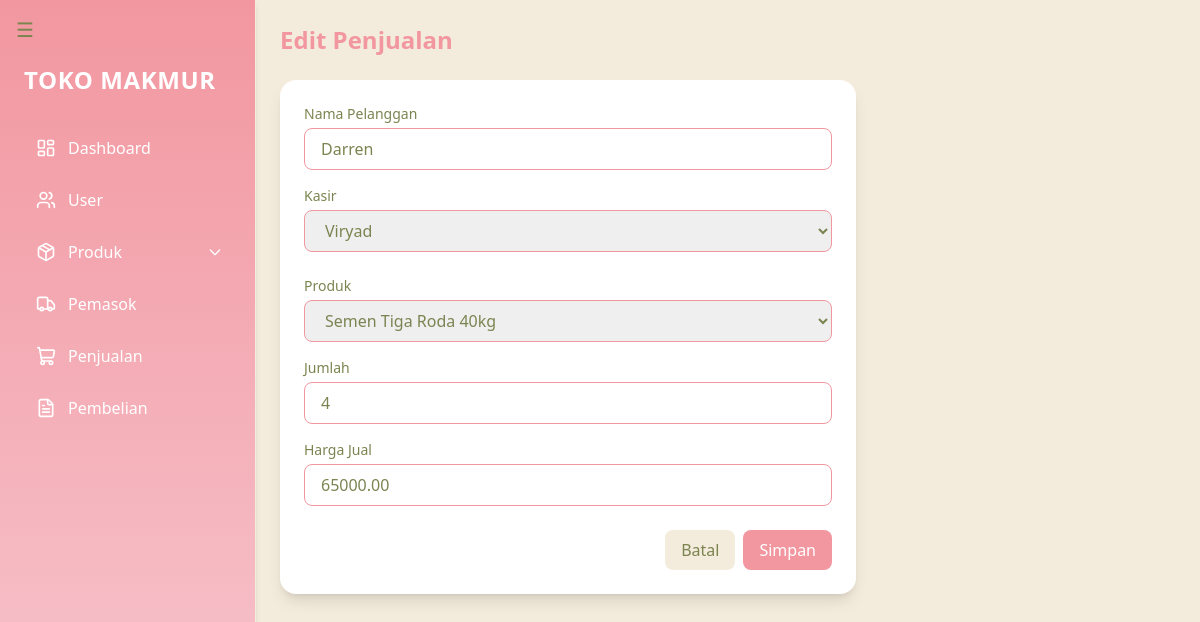
Screenshot of /penjualan/edit/38/ with the database file from the repository.
### produk/models.py (models this page shows, shortened)
class Penjualan(models.Model):
    tanggal = models.DateField(auto_now_add=True, verbose_name=_("Tanggal"))
    pelanggan = models.CharField(max_length=100, verbose_name=_("Nama Pelanggan"))
    total = models.DecimalField(max_digits=12, decimal_places=2, verbose_name=_("Total"))
    kasir = models.ForeignKey(User, on_delete=models.SET_NULL, null=True, verbose_name=_("Kasir"))
    class Meta:
        verbose_name = _("Penjualan")
        verbose_name_plural = _("Penjualan")

class DetailPenjualan(models.Model):
    penjualan = models.ForeignKey(Penjualan, on_delete=models.CASCADE, related_name="detail_penjualan", verbose_name=_("Penjualan"))
    produk = models.ForeignKey(Produk, on_delete=models.CASCADE, verbose_name=_("Produk"))
    jumlah = models.PositiveIntegerField(verbose_name=_("Jumlah"))
    harga_satuan = models.DecimalField(max_digits=12, decimal_places=2, verbose_name=_("Harga Satuan"))
    class Meta:
        verbose_name = _("Detail Penjualan")
        verbose_name_plural = _("Detail Penjualan")

class Produk(models.Model):
    kode_produk = models.CharField(max_length=20, unique=True, verbose_name=_("Kode Produk"))
    nama = models.CharField(max_length=200, verbose_name=_("Nama Produk"))
    kategori = models.ForeignKey(KategoriProduk, on_delete=models.SET_NULL, null=True, verbose_name=_("Kategori"))
    satuan = models.ForeignKey(Satuan, on_delete=models.SET_NULL, null=True, verbose_name=_("Satuan"))
    stok = models.PositiveIntegerField(default=0, verbose_name=_("Stok"))
    harga_beli = models.DecimalField(max_digits=12, decimal_places=2, verbose_name=_("Harga Beli"))
    harga_jual = models.DecimalField(max_digits=12, decimal_places=2, verbose_name=_("Harga Jual"))
    pemasok = models.ForeignKey(Pemasok, on_delete=models.SET_NULL, null=True, verbose_name=_("Pemasok"))
    gambar = models.ImageField(upload_to="produk/", null=True, blank=True, verbose_name=_("Foto Produk"))
    class Meta:
        verbose_name = _("Produk")
        verbose_name_plural = _("Produk")

### produk/views.py (the view, shortened to what this page needs)
# urls.py: path('penjualan/edit/<int:id>/', views.edit_penjualan, name='edit_penjualan'),
def edit_penjualan(request, id):
    penjualan = get_object_or_404(Penjualan, id=id)
    detail_penjualan = DetailPenjualan.objects.filter(penjualan=penjualan)
    kasir_list = User.objects.all()
    produk_list = Produk.objects.all()
    return render(request, 'produk/edit_penjualan.html', {
        'penjualan': penjualan,
        'detail_penjualan': detail_penjualan,
        'kasir_list': kasir_list,
        'produk_list': produk_list
    })

### produk/templates/produk/edit_penjualan.html (shortened to what this page needs)
{% extends "layouts.html" %}
{% load humanize %}
{% block content %}
<h2 class="text-2xl font-bold mb-6 text-[#F297A0]">Edit Penjualan</h2>
<form method="POST" class="bg-white p-6 rounded-2xl shadow-lg max-w-xl">
  <div class="mb-4">
    <label class="block text-sm font-medium text-[#7A8450] mb-1">Nama Pelanggan</label>
    <input type="text" name="pelanggan" value="{{ penjualan.pelanggan }}"
           class="w-full px-4 py-2 border border-[#F297A0] rounded-lg focus:outline-none focus:ring-2 focus:ring-[#F297A0]" required>
  </div>
  <div class="mb-6">
    <label class="block text-sm font-medium text-[#7A8450] mb-1">Kasir</label>
    <select name="kasir" required
            class="w-full px-4 py-2 border border-[#F297A0] rounded-lg focus:outline-none focus:ring-2 focus:ring-[#F297A0]">
      {% for k in kasir_list %}
        <option value="{{ k.id }}" {% if penjualan.kasir.id == k.id %}selected{% endif %}>{{ k.username }}</option>
      {% endfor %}
    </select>
  </div>
  {% with detail_penjualan.0 as d %}
  <div class="mb-4">
    <label class="block text-sm font-medium text-[#7A8450] mb-1">Produk</label>
    <select name="produk_id[]" required
            class="w-full px-4 py-2 border border-[#F297A0] rounded-lg focus:outline-none focus:ring-2 focus:ring-[#F297A0]">
      {% for p in produk_list %}
        <option value="{{ p.id }}" {% if d.produk.id == p.id %}selected{% endif %}>{{ p.nama }}</option>
      {% endfor %}
    </select>
  </div>
  <div class="mb-4">
    <label class="block text-sm font-medium text-[#7A8450] mb-1">Jumlah</label>
    <input type="number" name="jumlah[]" value="{{ d.jumlah }}" min="1" required
           class="w-full px-4 py-2 border border-[#F297A0] rounded-lg focus:outline-none focus:ring-2 focus:ring-[#F297A0]">
  </div>
  <div class="mb-6">
    <label class="block text-sm font-medium text-[#7A8450] mb-1">Harga Jual</label>
    <input type="number" name="harga_satuan[]" value="{{ d.harga_satuan }}" min="0" required
           class="w-full px-4 py-2 border border-[#F297A0] rounded-lg focus:outline-none focus:ring-2 focus:ring-[#F297A0]">
  </div>
  {% endwith %}
  <div class="flex justify-end gap-2">
    <a href="{% url 'penjualan' %}" class="px-4 py-2 bg-[#F3EBDB] text-[#7A8450] rounded-lg hover:bg-[#e4dccb] transition">Batal</a>
    <button type="submit" class="px-4 py-2 bg-[#F297A0] text-white rounded-lg hover:bg-[#e1858b] transition">Simpan</button>
  </div>
</form>
{% endblock %}

### rows the page displays
Penjualan: pelanggan "Darren", kasir "Viryad"
DetailPenjualan: produk.nama "Semen Tiga Roda 40kg", jumlah "4", harga_satuan "65000.00"
